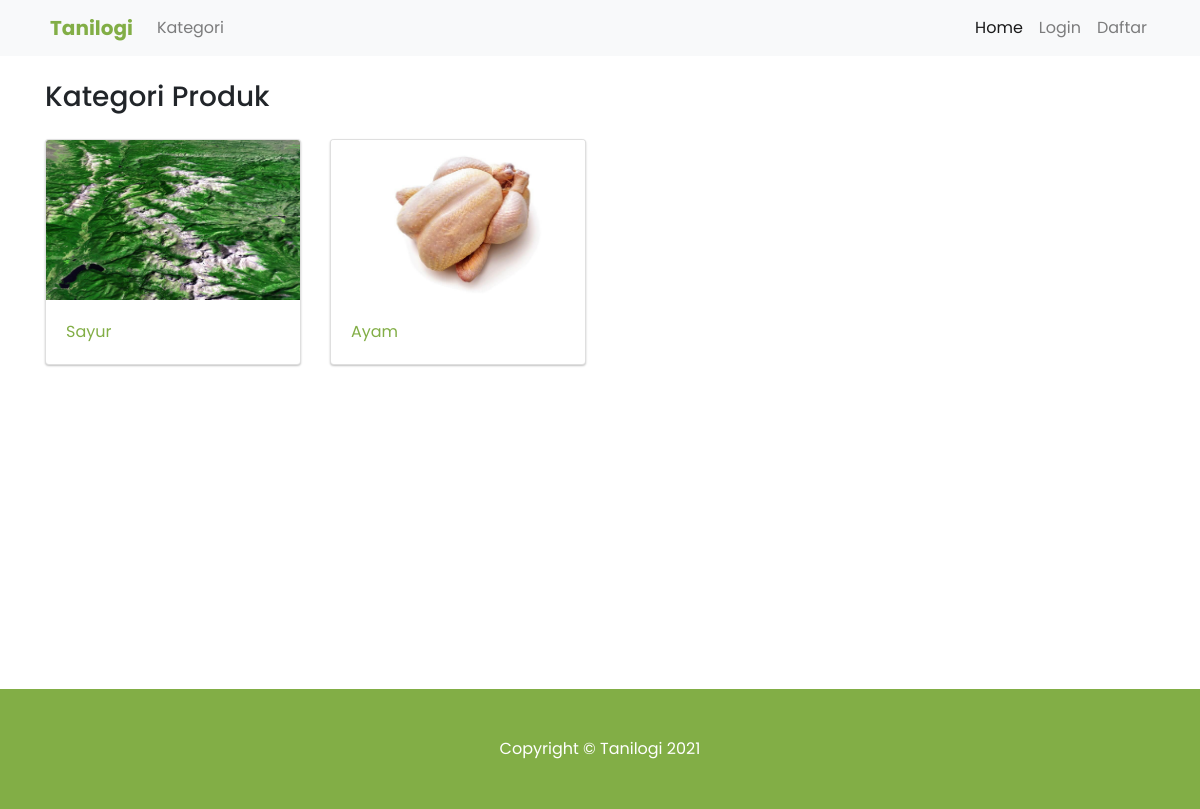
The app's page /index/kategoriproduk.php with its own data.
### tables this page shows
CREATE TABLE `ap_produk_jenis` (
  `id` int(13) NOT NULL,
  `jenis_produk` varchar(30) NOT NULL,
  `fotokategori_produk` varchar(30) NOT NULL
);

### index/kategoriproduk.php (the view, shortened to what this page needs)
<?php
require_once '../function/ap.theme.php';
require_once '../function/ap.identitas.situs.php';
if (isset($_SESSION['username'])) {
    LoadMenu($nama_situs, $logo_situs);
} else {
    LoadBody($nama_situs, $logo_situs);
}
?>
<div class="container mt-4" style="margin-bottom: 25%;">
    <h3 style="margin-bottom: 25px;">Kategori Produk</h3>
    <div class="row">
        <?php $query = "select * from ap_produk_jenis;";
        $query_run = mysqli_query($koneksi, $query);
        while ($row = mysqli_fetch_assoc($query_run)) {
        ?><div class="col-lg-3 col-md-5 col-sm-7 mb-4" data-aos="fade-up">
                <div class="card" style="width: 16rem;">
                    <img src="../img/kategoriproduk/<?php echo $row['fotokategori_produk'] ?> " class="card-img-top" alt="...">
                    <div class="card-body">
                        <a href="kategoriprodukdetail.php?kategori=<?php echo $row['jenis_produk'] ?>" class="stretched-link" style="text-decoration: none;"><?php echo $row['jenis_produk'] ?></a>
                    </div>
                </div>
            </div><?php } ?>
    </div>
</div>

### theme/css/kostum.css (style rules this page uses)
body { padding-top: 56px; font-family: "Poppins", sans-serif; }
.card { box-shadow: rgba(0, 0, 0, 0.24) 0px 1px 2px; }
.card a { color: #82ae46; }
.card-img-top { height: 160px; }
@media (min-width: 992px) { body { padding-top: 56px; } }

### records on screen
ap_produk_jenis: fotokategori_produk (picture), jenis_produk "Sayur"
ap_produk_jenis: fotokategori_produk (picture), jenis_produk "Ayam"

### other values on screen
$nama_situs "Tanilogi"
